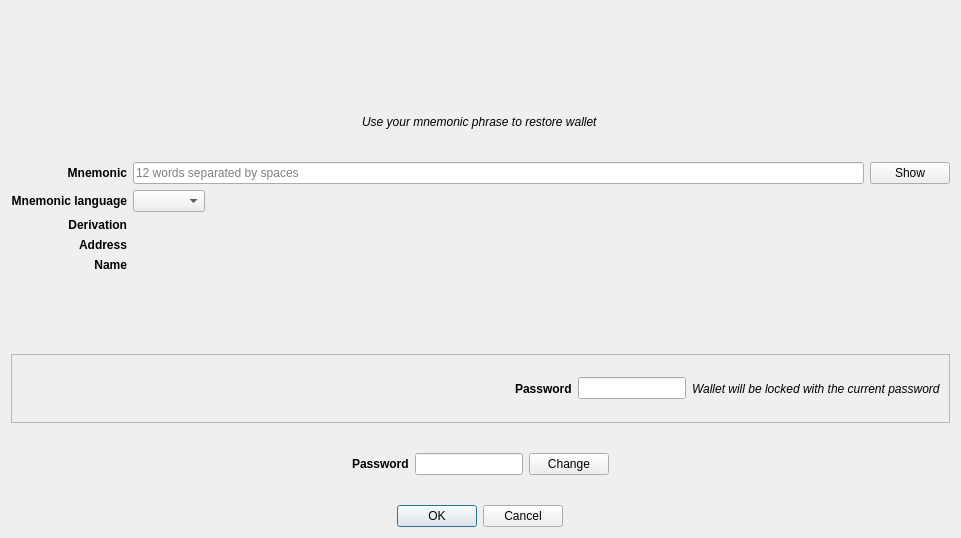
<?xml version="1.0" encoding="UTF-8"?>
<ui version="4.0">
 <class>WalletRestoreDialog</class>
 <widget class="QDialog" name="WalletRestoreDialog">
  <property name="geometry">
   <rect>
    <x>0</x>
    <y>0</y>
    <width>961</width>
    <height>538</height>
   </rect>
  </property>
  <property name="windowTitle">
   <string>Restore wallet</string>
  </property>
  <layout class="QVBoxLayout" name="verticalLayout">
   <item alignment="Qt::AlignHCenter">
    <widget class="QLabel" name="imagelabel">
     <property name="sizePolicy">
      <sizepolicy hsizetype="Preferred" vsizetype="Preferred">
       <horstretch>0</horstretch>
       <verstretch>0</verstretch>
      </sizepolicy>
     </property>
     <property name="minimumSize">
      <size>
       <width>0</width>
       <height>0</height>
      </size>
     </property>
     <property name="maximumSize">
      <size>
       <width>200</width>
       <height>200</height>
      </size>
     </property>
     <property name="sizeIncrement">
      <size>
       <width>0</width>
       <height>0</height>
      </size>
     </property>
     <property name="baseSize">
      <size>
       <width>0</width>
       <height>0</height>
      </size>
     </property>
     <property name="text">
      <string/>
     </property>
     <property name="pixmap">
      <pixmap resource="../../icons/tikka.slots.pyqt.resources.icons.index.qrc">:/images/safe_background</pixmap>
     </property>
     <property name="scaledContents">
      <bool>true</bool>
     </property>
     <property name="alignment">
      <set>Qt::AlignCenter</set>
     </property>
    </widget>
   </item>
   <item alignment="Qt::AlignHCenter">
    <widget class="QLabel" name="helpLabel">
     <property name="font">
      <font>
       <italic>true</italic>
      </font>
     </property>
     <property name="text">
      <string>Use your mnemonic phrase to restore wallet</string>
     </property>
    </widget>
   </item>
   <item>
    <layout class="QGridLayout" name="gridLayout">
     <item row="1" column="2">
      <widget class="QComboBox" name="mnemonicLanguageComboBox">
       <property name="sizePolicy">
        <sizepolicy hsizetype="Fixed" vsizetype="Preferred">
         <horstretch>0</horstretch>
         <verstretch>0</verstretch>
        </sizepolicy>
       </property>
      </widget>
     </item>
     <item row="1" column="0">
      <widget class="QLabel" name="mnemonicLanguageLabel">
       <property name="font">
        <font>
         <weight>75</weight>
         <italic>false</italic>
         <bold>true</bold>
        </font>
       </property>
       <property name="text">
        <string>Mnemonic language</string>
       </property>
       <property name="alignment">
        <set>Qt::AlignRight|Qt::AlignTrailing|Qt::AlignVCenter</set>
       </property>
      </widget>
     </item>
     <item row="0" column="2">
      <widget class="QLineEdit" name="mnemonicLineEdit">
       <property name="echoMode">
        <enum>QLineEdit::Password</enum>
       </property>
       <property name="readOnly">
        <bool>false</bool>
       </property>
       <property name="placeholderText">
        <string>12 words separated by spaces</string>
       </property>
      </widget>
     </item>
     <item row="4" column="2">
      <widget class="QLabel" name="nameValueLabel">
       <property name="text">
        <string/>
       </property>
      </widget>
     </item>
     <item row="2" column="0">
      <widget class="QLabel" name="derivationLabel">
       <property name="font">
        <font>
         <weight>75</weight>
         <bold>true</bold>
        </font>
       </property>
       <property name="text">
        <string>Derivation</string>
       </property>
       <property name="alignment">
        <set>Qt::AlignRight|Qt::AlignTrailing|Qt::AlignVCenter</set>
       </property>
      </widget>
     </item>
     <item row="2" column="2">
      <widget class="QLabel" name="derivationValueLabel">
       <property name="text">
        <string/>
       </property>
      </widget>
     </item>
     <item row="3" column="2">
      <widget class="QLabel" name="addressValueLabel">
       <property name="text">
        <string/>
       </property>
       <property name="textInteractionFlags">
        <set>Qt::LinksAccessibleByMouse|Qt::TextSelectableByKeyboard|Qt::TextSelectableByMouse</set>
       </property>
      </widget>
     </item>
     <item row="4" column="0">
      <widget class="QLabel" name="nameLabel">
       <property name="font">
        <font>
         <weight>75</weight>
         <bold>true</bold>
        </font>
       </property>
       <property name="text">
        <string>Name</string>
       </property>
       <property name="alignment">
        <set>Qt::AlignRight|Qt::AlignTrailing|Qt::AlignVCenter</set>
       </property>
      </widget>
     </item>
     <item row="3" column="0">
      <widget class="QLabel" name="addressLabel">
       <property name="font">
        <font>
         <weight>75</weight>
         <bold>true</bold>
        </font>
       </property>
       <property name="text">
        <string>Address</string>
       </property>
       <property name="alignment">
        <set>Qt::AlignRight|Qt::AlignTrailing|Qt::AlignVCenter</set>
       </property>
      </widget>
     </item>
     <item row="0" column="0">
      <widget class="QLabel" name="mnemonicLabel">
       <property name="font">
        <font>
         <weight>75</weight>
         <bold>true</bold>
        </font>
       </property>
       <property name="text">
        <string>Mnemonic</string>
       </property>
       <property name="alignment">
        <set>Qt::AlignRight|Qt::AlignTrailing|Qt::AlignVCenter</set>
       </property>
      </widget>
     </item>
     <item row="0" column="3">
      <widget class="QPushButton" name="showButton">
       <property name="text">
        <string>Show</string>
       </property>
      </widget>
     </item>
    </layout>
   </item>
   <item>
    <widget class="QLabel" name="errorLabel">
     <property name="styleSheet">
      <string notr="true">color: red</string>
     </property>
     <property name="text">
      <string/>
     </property>
     <property name="alignment">
      <set>Qt::AlignCenter</set>
     </property>
    </widget>
   </item>
   <item>
    <widget class="QFrame" name="storedPasswordFrame">
     <property name="frameShape">
      <enum>QFrame::StyledPanel</enum>
     </property>
     <property name="frameShadow">
      <enum>QFrame::Raised</enum>
     </property>
     <layout class="QHBoxLayout" name="horizontalLayout_2">
      <item>
       <spacer name="horizontalSpacer_4">
        <property name="orientation">
         <enum>Qt::Horizontal</enum>
        </property>
        <property name="sizeHint" stdset="0">
         <size>
          <width>40</width>
          <height>20</height>
         </size>
        </property>
       </spacer>
      </item>
      <item alignment="Qt::AlignRight">
       <widget class="QLabel" name="storedPasswordLabel">
        <property name="font">
         <font>
          <weight>75</weight>
          <bold>true</bold>
         </font>
        </property>
        <property name="text">
         <string>Password</string>
        </property>
       </widget>
      </item>
      <item alignment="Qt::AlignHCenter">
       <widget class="QLineEdit" name="storedpasswordLineEdit">
        <property name="sizePolicy">
         <sizepolicy hsizetype="Fixed" vsizetype="Fixed">
          <horstretch>0</horstretch>
          <verstretch>0</verstretch>
         </sizepolicy>
        </property>
        <property name="maxLength">
         <number>20</number>
        </property>
        <property name="echoMode">
         <enum>QLineEdit::Password</enum>
        </property>
        <property name="alignment">
         <set>Qt::AlignCenter</set>
        </property>
        <property name="readOnly">
         <bool>true</bool>
        </property>
       </widget>
      </item>
      <item alignment="Qt::AlignLeft">
       <widget class="QLabel" name="storedPasswordHintLabel">
        <property name="font">
         <font>
          <italic>true</italic>
         </font>
        </property>
        <property name="text">
         <string>Wallet will be locked with the current password</string>
        </property>
       </widget>
      </item>
     </layout>
    </widget>
   </item>
   <item>
    <widget class="QFrame" name="passwordFrame">
     <layout class="QHBoxLayout" name="horizontalLayout">
      <item>
       <spacer name="horizontalSpacer">
        <property name="orientation">
         <enum>Qt::Horizontal</enum>
        </property>
        <property name="sizeHint" stdset="0">
         <size>
          <width>40</width>
          <height>20</height>
         </size>
        </property>
       </spacer>
      </item>
      <item>
       <widget class="QLabel" name="passwordLabel">
        <property name="sizePolicy">
         <sizepolicy hsizetype="Fixed" vsizetype="Preferred">
          <horstretch>0</horstretch>
          <verstretch>0</verstretch>
         </sizepolicy>
        </property>
        <property name="sizeIncrement">
         <size>
          <width>0</width>
          <height>0</height>
         </size>
        </property>
        <property name="font">
         <font>
          <weight>75</weight>
          <bold>true</bold>
         </font>
        </property>
        <property name="text">
         <string>Password</string>
        </property>
        <property name="alignment">
         <set>Qt::AlignLeading|Qt::AlignLeft|Qt::AlignVCenter</set>
        </property>
       </widget>
      </item>
      <item>
       <widget class="QLineEdit" name="passwordLineEdit">
        <property name="sizePolicy">
         <sizepolicy hsizetype="Fixed" vsizetype="Fixed">
          <horstretch>0</horstretch>
          <verstretch>0</verstretch>
         </sizepolicy>
        </property>
        <property name="maxLength">
         <number>20</number>
        </property>
        <property name="alignment">
         <set>Qt::AlignCenter</set>
        </property>
        <property name="readOnly">
         <bool>true</bool>
        </property>
       </widget>
      </item>
      <item>
       <widget class="QPushButton" name="passwordChangeButton">
        <property name="sizePolicy">
         <sizepolicy hsizetype="Fixed" vsizetype="Fixed">
          <horstretch>0</horstretch>
          <verstretch>0</verstretch>
         </sizepolicy>
        </property>
        <property name="text">
         <string>Change</string>
        </property>
        <property name="icon">
         <iconset resource="../../icons/tikka.slots.pyqt.resources.icons.index.qrc">
          <normaloff>:/icons/refresh_icon</normaloff>:/icons/refresh_icon</iconset>
        </property>
       </widget>
      </item>
      <item>
       <spacer name="horizontalSpacer_2">
        <property name="orientation">
         <enum>Qt::Horizontal</enum>
        </property>
        <property name="sizeHint" stdset="0">
         <size>
          <width>40</width>
          <height>20</height>
         </size>
        </property>
       </spacer>
      </item>
     </layout>
    </widget>
   </item>
   <item alignment="Qt::AlignHCenter">
    <widget class="QDialogButtonBox" name="buttonBox">
     <property name="orientation">
      <enum>Qt::Horizontal</enum>
     </property>
     <property name="standardButtons">
      <set>QDialogButtonBox::Cancel|QDialogButtonBox::Ok</set>
     </property>
    </widget>
   </item>
  </layout>
 </widget>
 <tabstops>
  <tabstop>mnemonicLineEdit</tabstop>
  <tabstop>mnemonicLanguageComboBox</tabstop>
  <tabstop>storedpasswordLineEdit</tabstop>
  <tabstop>passwordLineEdit</tabstop>
  <tabstop>passwordChangeButton</tabstop>
  <tabstop>showButton</tabstop>
 </tabstops>
 <resources>
  <include location="../../icons/tikka.slots.pyqt.resources.icons.index.qrc"/>
 </resources>
 <connections>
  <connection>
   <sender>buttonBox</sender>
   <signal>accepted()</signal>
   <receiver>WalletRestoreDialog</receiver>
   <slot>accept()</slot>
   <hints>
    <hint type="sourcelabel">
     <x>248</x>
     <y>254</y>
    </hint>
    <hint type="destinationlabel">
     <x>157</x>
     <y>274</y>
    </hint>
   </hints>
  </connection>
  <connection>
   <sender>buttonBox</sender>
   <signal>rejected()</signal>
   <receiver>WalletRestoreDialog</receiver>
   <slot>reject()</slot>
   <hints>
    <hint type="sourcelabel">
     <x>316</x>
     <y>260</y>
    </hint>
    <hint type="destinationlabel">
     <x>286</x>
     <y>274</y>
    </hint>
   </hints>
  </connection>
 </connections>
</ui>
